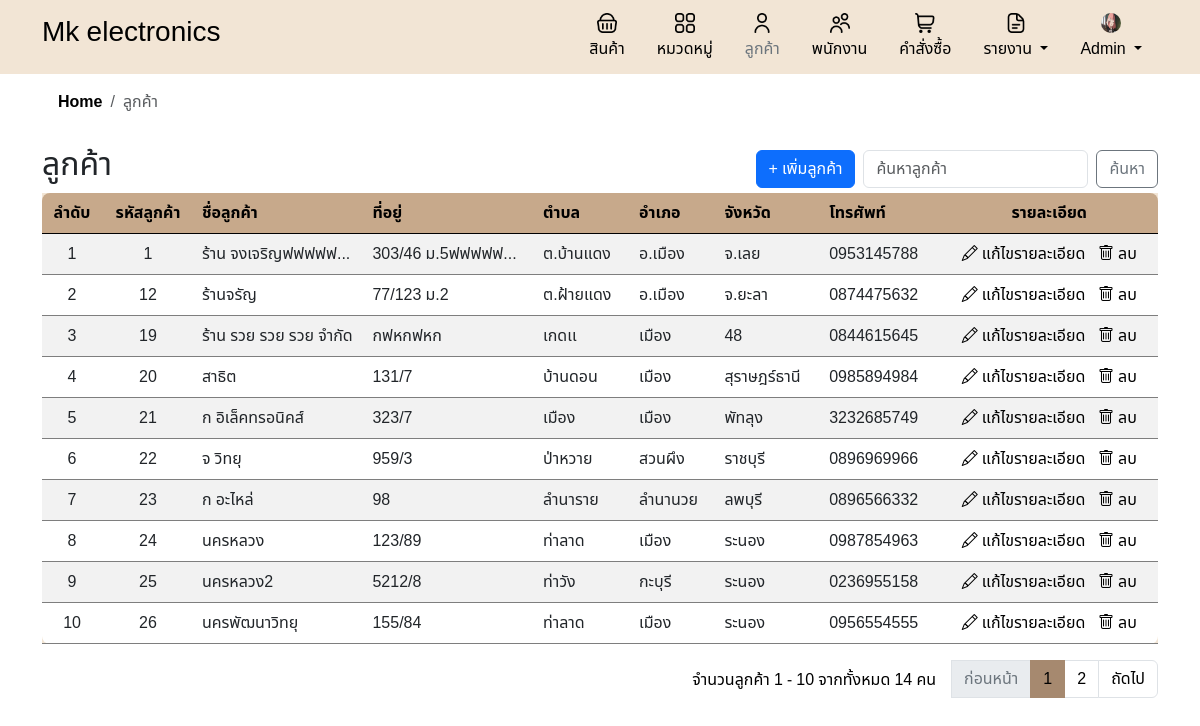
/customer.php (signed in), run on the app's committed database.
### tables this page shows
CREATE TABLE `companies` (
  `company_id` int(11) NOT NULL,
  `company_name` varchar(100) NOT NULL,
  `company_address` varchar(255) DEFAULT NULL,
  `company_phone` varchar(10) DEFAULT NULL,
  `company_email` varchar(100) DEFAULT NULL,
  `profile_image` varchar(255) DEFAULT NULL
);

CREATE TABLE `customers` (
  `customer_id` int(11) NOT NULL,
  `customer_name` varchar(100) NOT NULL,
  `address` varchar(255) DEFAULT NULL,
  `district` varchar(100) DEFAULT NULL,
  `city` varchar(100) DEFAULT NULL,
  `province` varchar(100) DEFAULT NULL,
  `phonenumber` varchar(10) DEFAULT NULL,
  `created_at` timestamp NOT NULL DEFAULT current_timestamp()
);

### customer.php (the view, shortened to what this page needs)
<?php
include 'header.php';
include 'db.php';
include 'inc/links.php';
$search = isset($_GET['search']) ? $_GET['search'] : '';
$records_per_page = 10;
$current_page = isset($_GET['page']) ? intval($_GET['page']) : 1;
$offset = ($current_page - 1) * $records_per_page;
$sql = "SELECT * FROM customers";
$sql .= " LIMIT ? OFFSET ?";
$stmt = $conn->prepare($sql);
if ($search) {
    $search_param = "%$search%";
    $stmt->bind_param("sii", $search_param, $records_per_page, $offset);
} else {
    $stmt->bind_param("ii", $records_per_page, $offset);
}
$stmt->execute();
$result = $stmt->get_result();
$count_sql = "SELECT COUNT(*) as total_records FROM customers";
if ($search) {
    $count_sql .= " WHERE customer_name LIKE ?";
    $count_stmt = $conn->prepare($count_sql);
    $count_stmt->bind_param("s", $search_param);
    $count_stmt->execute();
    $count_result = $count_stmt->get_result();
} else {
    $count_result = $conn->query($count_sql);
}
$total_records = $count_result->fetch_assoc()['total_records'];
$total_pages = ceil($total_records / $records_per_page);
?>
<!DOCTYPE html>
<html lang="th">
<head>
</head>
<body>
    <div class="container">
        <nav aria-label="breadcrumb">
            <ol class="breadcrumb breadcrumb-chevron p-3 rounded -3">
                <li class="breadcrumb-item">
                    <a class="link-body-emphasis fw-semibold text-decoration-none" href="home.php">Home</a>
                </li>
                <li class="breadcrumb-item active" aria-current="page">ลูกค้า</li>
            </ol>
        </nav>
        <div class="d-flex justify-content-between align-items-center">
            <h2>ลูกค้า</h2>
            <div class="d-flex flex-grow-1 justify-content-end align-items-center gap-2">
                <div>
                    <?php if ($_SESSION['role'] === 'admin'): ?>
                        <a href="add_customer.php" class="btn btn-primary custom-btn">+ เพิ่มลูกค้า</a>
                    <?php endif; ?>
                </div>
                <form class="d-flex m-0" action="" method="get">
                    <input class="form-control me-2" type="search" name="search" placeholder="ค้นหาลูกค้า"
                        aria-label="Search" value="<?php echo htmlspecialchars($search); ?>">
                    <button class="btn btn-outline-secondary custom-btn-t" type="submit">ค้นหา</button>
                </form>
            </div>
        </div>
        <div class="table-responsive">
            <table class="table table-striped">
                <thead>
                    <tr>
                        <th class='text-center'>ลำดับ</th>
                        <th class='text-center'>รหัสลูกค้า</th>
                        <th>ชื่อลูกค้า</th>
                        <th>ที่อยู่</th>
                        <th>ตำบล</th>
                        <th>อำเภอ</th>
                        <th>จังหวัด</th>
                        <th>โทรศัพท์</th>
                        <?php if ($_SESSION['role'] === 'admin'): ?>
                            <th class='text-center'>รายละเอียด</th>
                        <?php endif; ?>
                    </tr>
                </thead>
                <tbody>
                    <?php
                    if ($result->num_rows > 0) {
                        $row_number = $offset + 1;
                        while ($row = $result->fetch_assoc()) {
                            echo "<tr>
                                    <td class = 'text-center'>{$row_number}</td>
                                    <td class = 'text-center'>{$row['customer_id']}</td>
                                    <td class='text-truncate' style='max-width: 150px; overflow: hidden; white-space: nowrap;' >{$row['customer_name']}</td>
                                    <td class='text-truncate' style='max-width: 150px; overflow: hidden; white-space: nowrap;' >{$row['address']}</td>
                                    <td >{$row['district']}</td>
                                    <td>{$row['city']}</td>
                                    <td>{$row['province']}</td>
                                    <td>{$row['phonenumber']}</td>";
                            if ($_SESSION['role'] === 'admin') {
                                echo "<td class = 'text-center'>
                                        <a href='edit_customer.php?customer_id=" . $row['customer_id'] . "' class='custom-link'>
                                            <i class='bi bi-pencil'></i> แก้ไขรายละเอียด
                                        </a> &nbsp;
                                        <a href='#' class='custom-link' onclick='confirmDelete(" . $row['customer_id'] . ")'>
                                            <i class='bi bi-trash'></i> ลบ
                                        </a>
                                    </td>";
                            }
                            echo "</tr>";
                            $row_number++;
                        }
                    } else {
                        echo "<tr><td colspan='" . ($_SESSION['role'] === 'admin' ? '8' : '7') . "'>ไม่มีข้อมูลลูกค้า</td></tr>";
                    }
                    ?>
                </tbody>
            </table>
            <nav aria-label="Page navigation example">
                <ul class="pagination justify-content-end">
                    <div class="mt-2 me-3">
                        <?php
                        $start_number = ($current_page - 1) * $records_per_page + 1;
                        $end_number = min($start_number + $records_per_page - 1, $total_records);
                        echo "จำนวนลูกค้า $start_number - $end_number จากทั้งหมด $total_records คน";
                        ?>
                    </div>
                    <?php if ($current_page > 1): ?>
                        <li class="page-item">
                            <a class="page-link"
                                href="?page=<?php echo $current_page - 1; ?>&search=<?php echo urlencode($search); ?>">ก่อนหน้า</a>
                        </li>
                    <?php else: ?>
                        <li class="page-item disabled">
                            <a class="page-link">ก่อนหน้า</a>
                        </li>
                    <?php endif; ?>
                    <?php for ($i = 1; $i <= $total_pages; $i++): ?>
                        <li class="page-item <?php echo ($i == $current_page) ? 'active' : ''; ?>">
                            <a class="page-link" href="?page=<?php echo $i; ?>&search=<?php echo urlencode($search); ?>">
                                <?php echo $i; ?>
                            </a>
                        </li>
                    <?php endfor; ?>
                    <?php if ($current_page < $total_pages): ?>
                        <li class="page-item">
                            <a class="page-link"
                                href="?page=<?php echo $current_page + 1; ?>&search=<?php echo urlencode($search); ?>">ถัดไป</a>
                        </li>
                    <?php else: ?>
                        <li class="page-item disabled">
                            <a class="page-link">ถัดไป</a>
                        </li>
                    <?php endif; ?>
                </ul>
            </nav>
        </div>
    </div>
</body>
</html>

### header.php (shortened to what this page needs)
<?php
include 'db.php';
$sql = "SELECT profile_image FROM companies WHERE company_id = 1";
$result = $conn->query($sql);
$profile_image = 'default.png';
if ($result->num_rows > 0) {
    $row = $result->fetch_assoc();
    if (!empty($row['profile_image'])) {
        $profile_image = $row['profile_image'];
    }
}
?>
<div class="header-container">
    <div class="container">
        <div class="d-flex flex-wrap align-items-center justify-content-center justify-content-lg-start">
            <a href="home.php"
                class="d-flex align-items-center my-2 my-lg-0 me-lg-auto <?php echo basename($_SERVER['PHP_SELF']) == 'home.php' ? 'text-secondary active' : 'text-black'; ?> text-decoration-none">
                <h3>Mk electronics</h3>
            </a>
            <ul class="nav col-12 col-lg-auto my-2 justify-content-center my-md-0">
                <li>
                    <a href="product.php"
                        class="nav-link <?php echo basename($_SERVER['PHP_SELF']) == 'product.php' ? 'text-secondary active' : 'text-black'; ?>">
                        <img src="image/shopping-basket.png" class="bi d-block mx-auto mb-1 icon" width="20"
                            height="20">
                        สินค้า
                    </a>
                </li>
                <li>
                    <a href="category.php"
                        class="nav-link <?php echo basename($_SERVER['PHP_SELF']) == 'category.php' ? 'text-secondary active' : 'text-black'; ?>">
                        <img src="image/apps.png" class="bi d-block mx-auto mb-1 icon" width="20"
                            height="20">
                        หมวดหมู่
                    </a>
                </li>
                <li>
                    <a href="customer.php"
                        class="nav-link <?php echo basename($_SERVER['PHP_SELF']) == 'customer.php' ? 'text-secondary active' : 'text-black'; ?>">
                        <img src="image/user (1).png" class="bi d-block mx-auto mb-1 icon" width="20" height="20">
                        ลูกค้า
                    </a>
                </li>
                <?php if ($_SESSION['role'] === 'admin'): ?>
                    <li>
                        <a href="employee.php"
                            class="nav-link <?php echo basename($_SERVER['PHP_SELF']) == 'employee.php' ? 'text-secondary active' : 'text-black'; ?>">
                            <img src="image/users.png" class="bi d-block mx-auto mb-1 icon" width="20" height="20">
                            พนักงาน
                        </a>
                    </li>
                <?php endif; ?>
                <li>
                    <a href="order.php"
                        class="nav-link <?php echo basename($_SERVER['PHP_SELF']) == 'order.php' ? 'text-secondary active' : 'text-black'; ?>">
                        <img src="image/shopping-cart.png" class="bi d-block mx-auto mb-1 icon" width="20" height="20">
                        คำสั่งซื้อ
                    </a>
                </li>
                <?php if ($_SESSION['role'] === 'admin'): ?>
                    <li class="nav-item dropdown">
                        <a href="#"
                            class="nav-link dropdown-toggle <?php echo basename($_SERVER['PHP_SELF']) == 'report.php' ? 'text-secondary active' : 'text-black'; ?>"
                            id="dropdownReport" role="button" data-bs-toggle="dropdown" aria-expanded="false">
                            <img src="image/document.png" class="bi d-block mx-auto mb-1 icon" width="20" height="20">
                            รายงาน
                        </a>
                    </li>
                    <li class="nav-item dropdown">
                        <a href="#"
                            class="nav-link dropdown-toggle <?php echo basename($_SERVER['PHP_SELF']) == 'admin.php' ? 'text-secondary active' : 'text-black'; ?>"
                            id="dropdownProfile" role="button" data-bs-toggle="dropdown" aria-expanded="false">
                            <img src="uploads/<?php echo htmlspecialchars($profile_image); ?>"
                                class="bi d-block mx-auto mb-1 icon rounded-circle" width="20" height="20"
                                alt="Profile Image">
                            <?php echo ($_SESSION['role'] === 'admin') ? 'Admin' : 'User'; ?>
                        </a>
                    </li>
                <?php endif; ?>
            </ul>
        </div>
    </div>
</div>
</body>
</html>

### style.css (style rules this page uses)
* { font-family: "Noto Sans Thai", sans-serif; }
html { overflow-y: scroll; }
body { font-family: "Noto Sans Thai", sans-serif; background-color: #ffffff; }
.header-container { width: 100%; background-color: #F2E5D5; padding: 5px; }
.table { width: 100%; margin-bottom: 1rem; color: #212529; background-color: #F2E5D5; overflow: hidden; }
.table td, .table th { background-color: #F2E5D5; border-color: #7e7e7e; }
.table-striped tbody tr:nth-of-type(odd) { background-color: rgba(242, 229, 213, 0.5); }
.table th, .table td { padding: 0.75rem; vertical-align: top; border-top: 1px solid #ffffff; text-align: left; }
.table thead th { vertical-align: bottom; border-bottom: 1px solid #000000; background-color: #C7A98B; color: #000; }
.table thead th:first-child { border-top-left-radius: 8px; }
.table thead th:last-child { border-top-right-radius: 8px; }
.table tbody tr:last-child td:first-child { border-bottom-left-radius: 8px; }
.table tbody tr:last-child td:last-child { border-bottom-right-radius: 8px; }
.table-responsive { display: block; width: 100%; overflow-x: auto; -webkit-overflow-scrolling: touch; -ms-overflow-style: -ms-autohiding-scrollbar; }
.custom-btn { background-color: #ffffff; color: #000000; border: 2px solid #C7A98B; }
.custom-btn-t { background-color: #C7A98B; color: #000000; border: none; }
.pagination { color: #000; }
.page-item.active .page-link { background-color: #A6896F; border-color: #A6896F; color: #000000; }
.page-item .page-link { color: #000000; }
.page-item.disabled .page-link { color: #6c757d; }
.custom-link { color: #000; text-decoration: none; }
body { margin-bottom: 20px; padding: 0; background-color: #f8f9fa; }
.table th, .table td { vertical-align: middle; }
html, body { height: 100%; }

### data on the page
companies: profile_image (picture)
customers: customer_id "1", customer_name "ร้าน จงเจริญฟฟฟฟฟ…", address "303/46 ม.5ฟฟฟฟฟ…", district "ต.บ้านแดง", city "อ.เมือง", province "จ.เลย", phonenumber "0953145788"
customers: customer_id "12", customer_name "ร้านจรัญ", address "77/123 ม.2", district "ต.ฝ้ายแดง", city "อ.เมือง", province "จ.ยะลา", phonenumber "0874475632"
customers: customer_id "19", customer_name "ร้าน รวย รวย รวย จำกัด", address "กฟหกฟหก", district "เกดเเ", city "เมือง", province "48", phonenumber "0844615645"
customers: customer_id "20", customer_name "สาธิต", address "131/7", district "บ้านดอน", city "เมือง", province "สุราษฎร์ธานี", phonenumber "0985894984"
customers: customer_id "21", customer_name "ก อิเล็คทรอนิคส์", address "323/7", district "เมือง", city "เมือง", province "พัทลุง", phonenumber "3232685749"
customers: customer_id "22", customer_name "จ วิทยุ", address "959/3", district "ป่าหวาย", city "สวนผึง", province "ราชบุรี", phonenumber "0896969966"
customers: customer_id "23", customer_name "ก อะไหล่", address "98", district "ลำนาราย", city "ลำนานวย", province "ลพบุรี", phonenumber "0896566332"
customers: customer_id "24", customer_name "นครหลวง", address "123/89", district "ท่าลาด", city "เมือง", province "ระนอง", phonenumber "0987854963"
customers: customer_id "25", customer_name "นครหลวง2", address "5212/8", district "ท่าวัง", city "กะบุรี", province "ระนอง", phonenumber "0236955158"
customers: customer_id "26", customer_name "นครพัฒนาวิทยุ", address "155/84", district "ท่าลาด", city "เมือง", province "ระนอง", phonenumber "0956554555"

### other printed values
$start_number "1"
$end_number "10"
$total_records "14"
